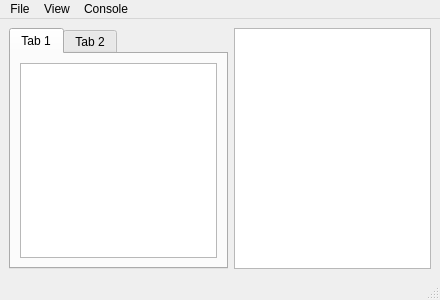
<?xml version="1.0" encoding="UTF-8"?>
<ui version="4.0">
 <class>MainWindow</class>
 <widget class="QMainWindow" name="MainWindow">
  <property name="geometry">
   <rect>
    <x>0</x>
    <y>0</y>
    <width>440</width>
    <height>300</height>
   </rect>
  </property>
  <property name="sizePolicy">
   <sizepolicy hsizetype="Expanding" vsizetype="Expanding">
    <horstretch>0</horstretch>
    <verstretch>0</verstretch>
   </sizepolicy>
  </property>
  <property name="windowTitle">
   <string>MainWindow</string>
  </property>
  <widget class="QWidget" name="central">
   <layout class="QGridLayout" name="gridLayout_2">
    <item row="0" column="0">
     <layout class="QHBoxLayout" name="general_layout">
      <item>
       <widget class="QTabWidget" name="files_tab">
        <property name="currentIndex">
         <number>0</number>
        </property>
        <widget class="QWidget" name="tab">
         <attribute name="title">
          <string>Tab 1</string>
         </attribute>
         <layout class="QGridLayout" name="gridLayout">
          <item row="0" column="0">
           <widget class="QTextEdit" name="start_massage">
            <property name="sizePolicy">
             <sizepolicy hsizetype="Expanding" vsizetype="Expanding">
              <horstretch>0</horstretch>
              <verstretch>0</verstretch>
             </sizepolicy>
            </property>
           </widget>
          </item>
         </layout>
        </widget>
        <widget class="QWidget" name="tab_2">
         <attribute name="title">
          <string>Tab 2</string>
         </attribute>
        </widget>
       </widget>
      </item>
      <item>
       <widget class="QTextEdit" name="input_area"/>
      </item>
     </layout>
    </item>
   </layout>
  </widget>
  <widget class="QMenuBar" name="menubar">
   <property name="geometry">
    <rect>
     <x>0</x>
     <y>0</y>
     <width>440</width>
     <height>17</height>
    </rect>
   </property>
   <widget class="QMenu" name="menuFile">
    <property name="title">
     <string>File</string>
    </property>
    <addaction name="new_file"/>
    <addaction name="open"/>
    <addaction name="save"/>
    <addaction name="remove"/>
   </widget>
   <widget class="QMenu" name="menuView">
    <property name="title">
     <string>View</string>
    </property>
    <addaction name="black_theme"/>
    <addaction name="white_theme"/>
    <addaction name="right_mode"/>
    <addaction name="left_mode"/>
   </widget>
   <widget class="QMenu" name="menuConsole">
    <property name="title">
     <string>Console</string>
    </property>
    <addaction name="help"/>
    <addaction name="history"/>
   </widget>
   <addaction name="menuFile"/>
   <addaction name="menuView"/>
   <addaction name="menuConsole"/>
  </widget>
  <widget class="QStatusBar" name="statusbar"/>
  <action name="actionnew_file">
   <property name="text">
    <string>new file</string>
   </property>
  </action>
  <action name="actionopen">
   <property name="text">
    <string>open</string>
   </property>
  </action>
  <action name="action">
   <property name="text">
    <string>save</string>
   </property>
  </action>
  <action name="actionmove">
   <property name="text">
    <string>move</string>
   </property>
  </action>
  <action name="actionblack_theme">
   <property name="text">
    <string>black theme</string>
   </property>
  </action>
  <action name="actionwhite_theme">
   <property name="text">
    <string>white theme</string>
   </property>
  </action>
  <action name="actionright_mode">
   <property name="text">
    <string>right mode</string>
   </property>
  </action>
  <action name="actionleft_mode">
   <property name="text">
    <string>left mode</string>
   </property>
  </action>
  <action name="actionhelp">
   <property name="text">
    <string>help</string>
   </property>
  </action>
  <action name="new_file">
   <property name="text">
    <string>new file</string>
   </property>
  </action>
  <action name="open">
   <property name="text">
    <string>open</string>
   </property>
  </action>
  <action name="save">
   <property name="text">
    <string>save</string>
   </property>
  </action>
  <action name="remove">
   <property name="text">
    <string>remove</string>
   </property>
  </action>
  <action name="black_theme">
   <property name="text">
    <string>black theme</string>
   </property>
  </action>
  <action name="white_theme">
   <property name="text">
    <string>white theme</string>
   </property>
  </action>
  <action name="right_mode">
   <property name="text">
    <string>right mode</string>
   </property>
  </action>
  <action name="left_mode">
   <property name="text">
    <string>left mode</string>
   </property>
  </action>
  <action name="help">
   <property name="text">
    <string>help</string>
   </property>
  </action>
  <action name="history">
   <property name="text">
    <string>history</string>
   </property>
  </action>
 </widget>
 <resources/>
 <connections/>
</ui>
